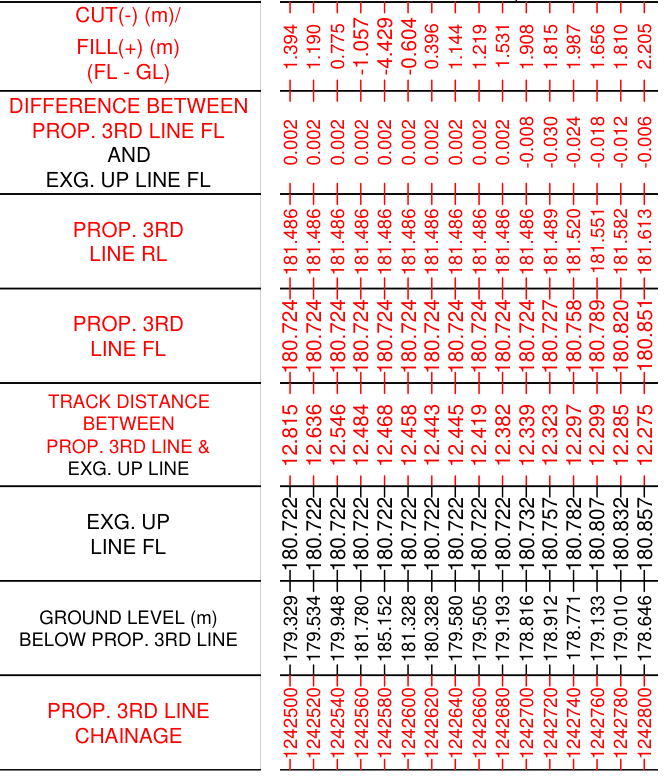
#> input picture runpod/examples/r_s100_rbands_1242660.png, 672 x 784 px; its folder holds only this picture in this run
$ python -i sheet_reader.py   (imports and definitions only)
#> lines starting #> are read from the running program, lines starting #| are printed output that depends on the picture
#> further down, picture is the input picture: PIL image 672x784 P; mean R, G, B 243.2, 225.9, 225.9
"""Read a whole Plan & L-Section sheet IMAGE (50-200 dpi) with the fine-tuned model.

A whole A0 sheet is far too large for the model to read in one image (at 1400 px wide its text is ~4 px
tall). So the reader does what a person would do with a magnifier:

  1. measures the image's dpi from the drawing's frame lines and brings it to the training scale (150 dpi),
     then checks the layout (layout.py): this drawing set's layout uses exactly the trained crops; another
     layout is read from the detected table rules, labels and column spacing, or reported as unreadable
  2. tiles the drawing into training-size crops and asks each "find all bridge callouts" (trained task)
  3. crops around each bridge callout + level block and asks "read the callout as JSON" (trained task)
  4. finds the L-section data bands, reads their chainage range once, then for each bridge crops the band
     columns around it (with the row labels, as in training), reads the two printed columns either side of the
     bridge chainage (trained task) and interpolates every row between them (y = y1 + (y2 - y1)/(x2 - x1) * (x - x1))
  5. reads the title block and the TBM table (found by their headings if they are not at the usual place)
  6. checks everything it read (band arithmetic, FL vs MIN FL REQ., level block vs bands) so misreads
     are flagged rather than passed on silently

The coordinates used below are PDF points of these drawings (A0, 3770 x 2384 pt); the image is mapped
onto them from its frame lines, so any dpi and small margins/offsets are handled.
"""
import json
import re

import numpy as np
from PIL import Image, ImageDraw

Z = 150 / 72                     # training scale: px per pt
TILE = 1008
# Tiles overlap by half a tile (242 pt): bigger than the largest callout (about 204 x 230 pt), so every
# callout lies wholly inside at least one tile.
STRIDE = 504
FRAME_L, FRAME_R = 46.8, 3731.8  # pt: outer frame lines of these sheets (left, right)
FRAME_T = 53.0                   # pt: outer frame line (top)
PITCH = 11.34                    # pt between data-band columns (one every 20 m)
COL_HALF = 5.55                  # pt: half a column's width + margin, cut in the gap between columns
ROWS_Y = (1863.0, 2236.0)        # pt: data-band rows (cut/fill ... chainage) incl. margin
DRAW_X, DRAW_Y = (45.0, 3165.0), (55.0, 1650.0)   # pt: plan + L-section profile, where callouts are printed
TITLE = (3175, 1868, 3740, 2335)
TBM = (3175, 490, 3740, 872)
ROW_ORDER = ["cut_fill", "fl_difference", "prop_rl", "prop_fl", "track_distance", "exg_up_fl", "ground_level", "chainage"]
RAIL = 0.762                     # note 5
TOL = 0.0025

Q_FIND = "Find all bridge callouts visible in this drawing crop and give their bounding boxes as JSON."
Q_BRIDGE = "Read the callout for bridge {bid} in this crop and return its details as JSON."
Q_RANGE = "Which chainages do the data bands in this crop cover?"
Q_BAND = "{name} is at chainage {ch}. Give the data-band values at the nearest column as JSON."
Q_TITLE = "Read the title block and return the sheet metadata as JSON."
Q_TBM = "Read the TBM details table and return every row as JSON."


# ---------------------------------------------------------------- parsing answers

# [8 lines left out: function parse_json, not called in this run]


def g(v):
    return f"{v:.3f}".rstrip("0").rstrip(".") if isinstance(v, (int, float)) else str(v)


# ---------------------------------------------------------------- image geometry

def lines(dark_profile, thr):
    xs = np.where(dark_profile > thr)[0]
    out = []
    for x in xs:
        if out and x - out[-1][-1] <= 2:
            out[-1].append(x)
        else:
            out.append([x])
    return [float(np.mean(l)) for l in out]


class Sheet:
    """The input image mapped onto the drawing's point coordinates at the training scale."""

    def __init__(self, img):
        img = img.convert("RGB")
        g0 = np.asarray(img.convert("L"))
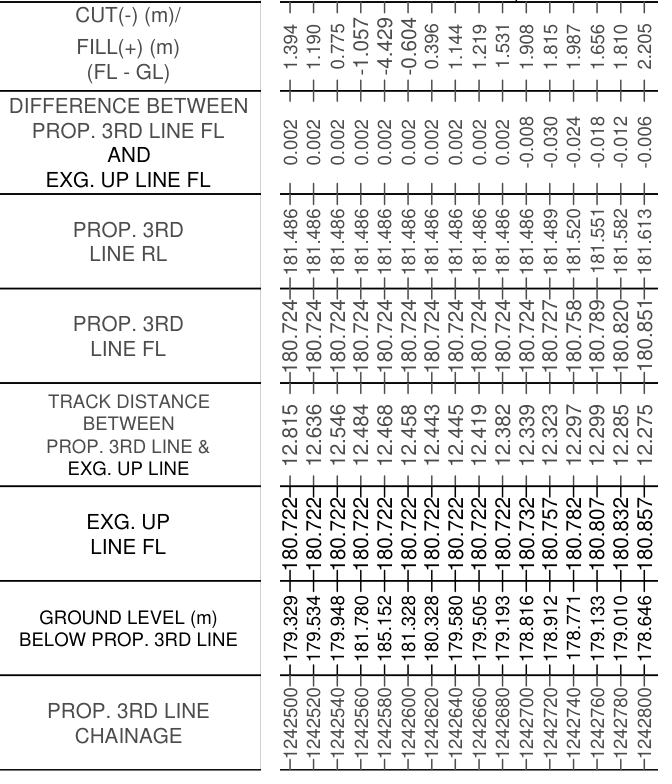
#> g0: shape (784, 672); min 0, max 255, mean 231.1
        h, w = g0.shape
#> h = 784; w = 672
        v = lines((g0[int(h * 0.3):int(h * 0.7)] < 140).mean(axis=0), 0.95)
#> in lines, `xs = np.where(dark_profile > thr)[0]`: xs = empty array
#> after the loop in lines, `for x in xs:`: out = []
#> v = []
        self.warnings = []
        if len(v) >= 2 and v[-1] - v[0] > w * 0.8:
            dpi = (v[-1] - v[0]) / (FRAME_R - FRAME_L) * 72
            left_px = v[0]
        else:                                   # no frame found: assume the whole sheet fills the image
            dpi = w / (3770 / 72)
#> dpi = 12.83
            left_px = FRAME_L * dpi / 72
#> left_px = 8.34
            self.warnings.append("The drawing frame was not found; the scale is estimated from the image width.")
        self.dpi = dpi
#> self.dpi = 12.83
        s = (150 / dpi)
#> s = 11.69
        self.img = img.resize((round(w * s), round(h * s)), Image.LANCZOS) if abs(s - 1) > 0.01 else img
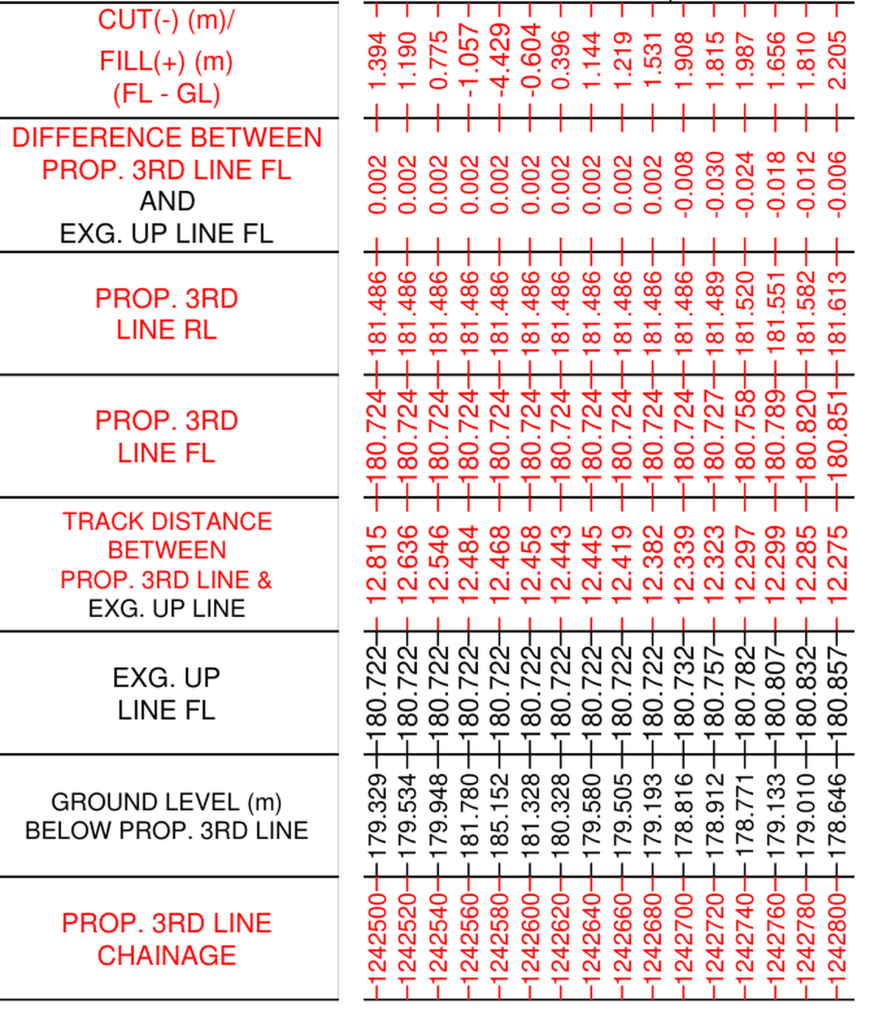
#> self.img: PIL image 7854x9163 RGB (shown at 1/9 size); mean R, G, B 242.9, 225.1, 225.1
        gw = np.asarray(self.img.convert("L"))
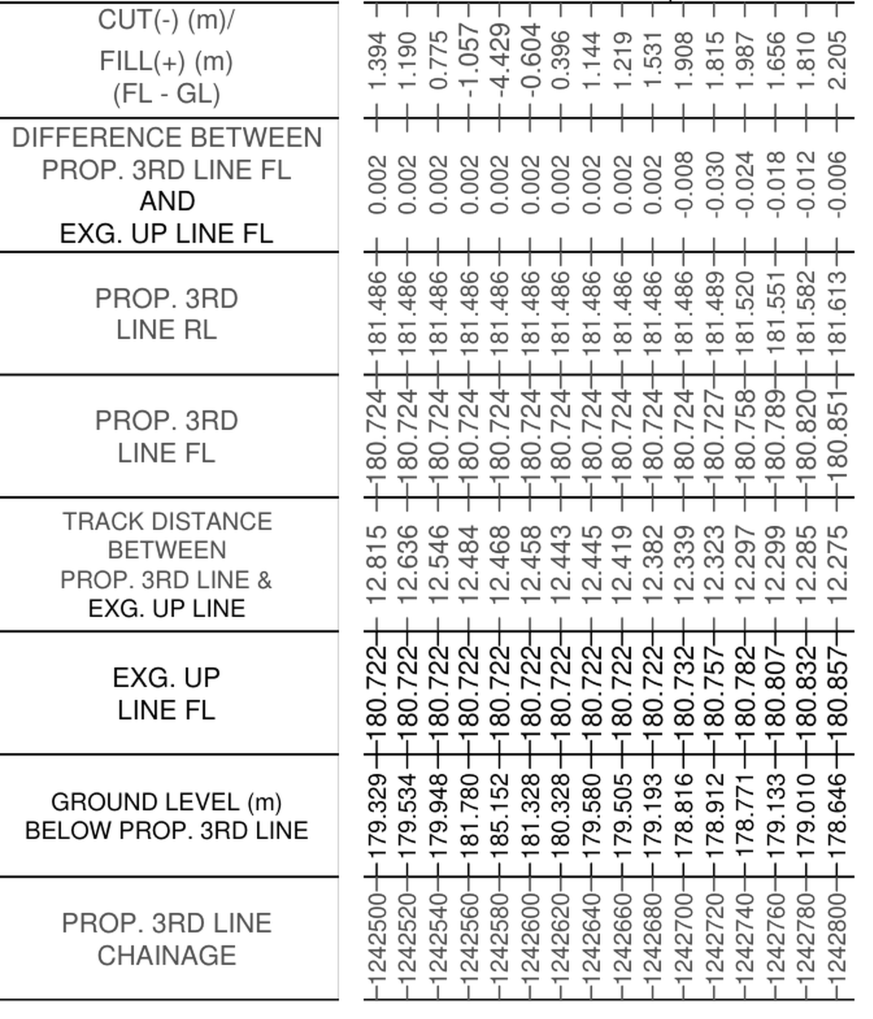
#> gw: shape (9163, 7854) (shown at 1/9 size); min 0, max 255, mean 230.4
        hz = lines((gw[:, int(gw.shape[1] * 0.1):int(gw.shape[1] * 0.8)] < 140).mean(axis=1), 0.6)
#> the loop in lines (call 2), `for x in xs:` made 202 passes
#> x on passes 1 to 3: 12, 13, 14
#> hz = [23, 1062, 2267, 3372.5, 4476, 5681.5, 6789, 7890, 8996.5]
        top_px = hz[0] if hz else FRAME_T * Z
#> top_px = 23
        self.dx = left_px * s - FRAME_L * Z     # px shift of this image against the drawing's coordinates
#> self.dx = -1.42e-14
        self.dy = top_px - FRAME_T * Z
#> self.dy = -87.42
        if dpi < 100:
            self.warnings.append(f"The image is about {dpi:.0f} dpi: text is only {9.9 * dpi / 72:.0f} px tall, "
                                 f"so expect misread digits (best at 150-200 dpi).")
        self.gray = gw
        self.z = Z                                # px per pt in self.img (the training scale)

    def px(self, x_pt, y_pt):
        return x_pt * Z + self.dx, y_pt * Z + self.dy

    # [9 lines left out: function crop, not called in this run]

    def band_table(self):
        """x of the band label strip's left/right borders and of the table's right end (points)."""
        y0, y1 = self.px(0, 1875)[1], self.px(0, 2215)[1]
#> y0 = 3818.8; y1 = 4527.2
        # Thin table rules turn light grey when a low-dpi image is scaled up, so count anything clearly
        # darker than the paper; a rule is a column that is "dark" over nearly the whole band height.
        xs = [(x - self.dx) / Z for x in lines((self.gray[int(y0):int(y1)] < 215).mean(axis=0), 0.9)]
#> xs = [1461.1]
        inner = [x for x in xs if 60 < x < 3170]
#> inner = [1461.1]
        if len(inner) < 3:
            return None
        return inner[0], inner[1], inner[-1]


# [7 lines left out: function pad28, not called in this run]


# ---------------------------------------------------------------- reading

class Reader:
    def __init__(self, model, log=print):
        self.model = model          # anything with ask(images, question) -> str (runpod/app.py Model)
        self.log = log

    def ask(self, imgs, q, meta):
        return self.model.ask(imgs, q, meta=meta) if getattr(self.model, "wants_meta", False) else self.model.ask(imgs, q)

    # 1-2: find bridges
    # [226 lines left out: functions find_bridges, read_bridge, band_image, band_range, band_layout, read_column and 3 more, not called in this run]


# ---------------------------------------------------------------- layout verdict (warn instead of guessing)

LEVELS_OF_TRUST = ["low", "medium", "high"]


# [106 lines left out: functions band_adds_up, verdict, band_columns, band_values, check_bridge, overlay, not called in this run]

>>> from PIL import Image
>>> picture = Image.open('examples/r_s100_rbands_1242660.png')
>>> result = Sheet(picture).band_table()

$ run again, on runpod/examples/r_s100_rbr560.png
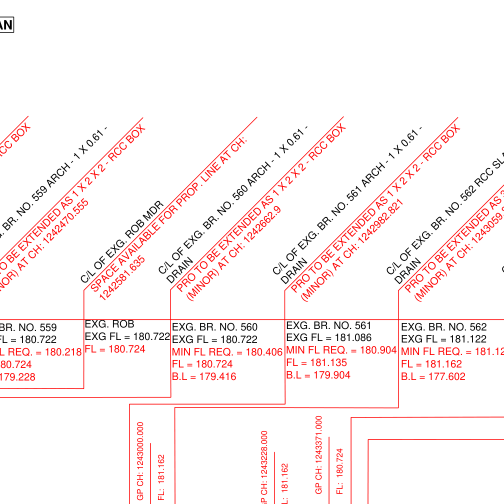
#> input picture runpod/examples/r_s100_rbr560.png, 1008 x 1008 px (shown at 1/2 size)
#> picture is the input picture: PIL image 1008x1008 P; mean R, G, B 251.4, 242.9, 242.9
#> in __init__, `g0 = np.asarray(img.convert("L"))`:
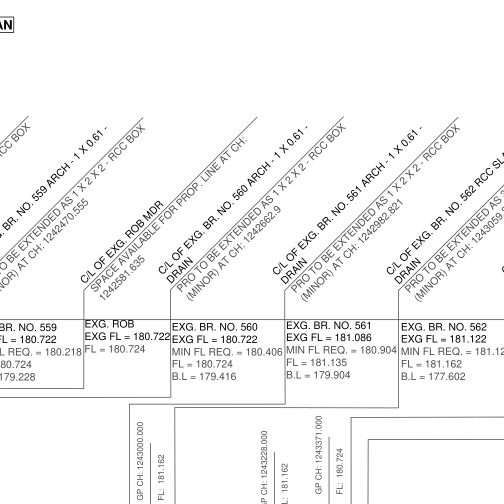
#> g0: shape (1008, 1008) (shown at 1/2 size); min 0, max 255, mean 245.5
#> in lines, `xs = np.where(dark_profile > thr)[0]`: xs = empty array
#> after the loop in lines, `for x in xs:`: out = []
#> in __init__, `gw = np.asarray(self.img.convert("L"))`:
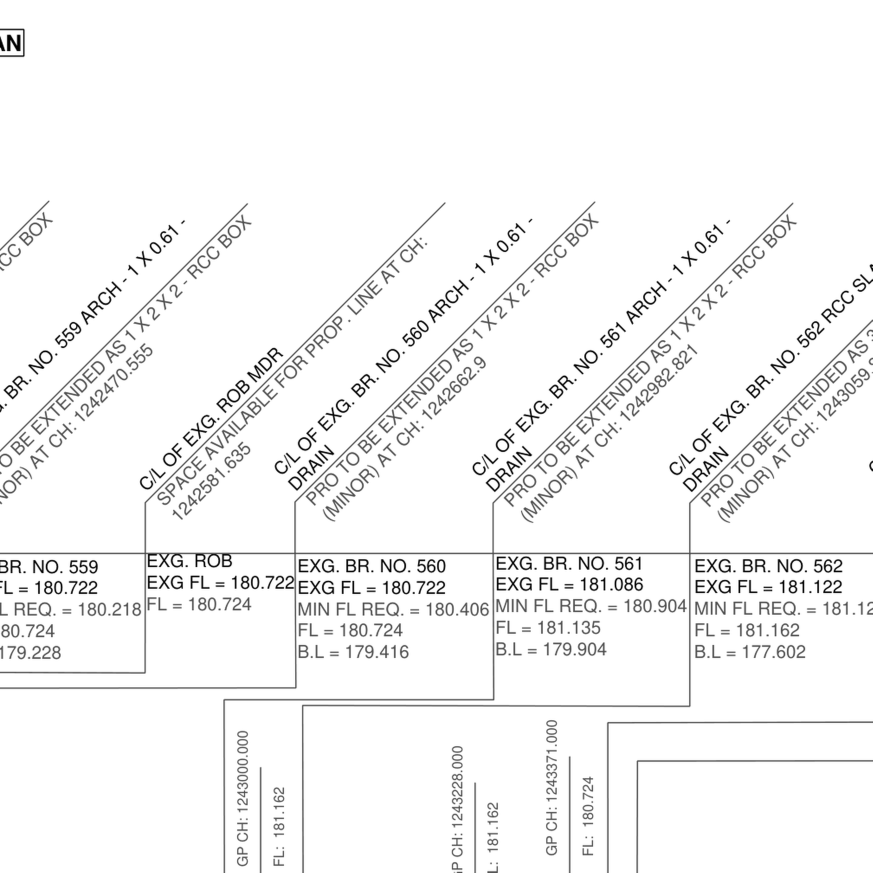
#> gw: shape (7854, 7854) (shown at 1/9 size); min 0, max 255, mean 245.2
#> the loop in lines (call 2), `for x in xs:` made 12 passes
#> x on passes 1 to 8: 4977, 4978, 4979, 4980, 4981, 4982, 4983, 4984
#> hz = [4981, 6352]
#> top_px = 4981
#> self.dy = 4870.6
#> y0 = 8776.8; y1 = 9485.2
#> in band_table, `xs = [(x - self.dx) / Z for x in lines((self.gray[int(y0):int(y1)] < 2..`: xs = []

$ run again, on runpod/examples/r_s100_rcv1240767.png
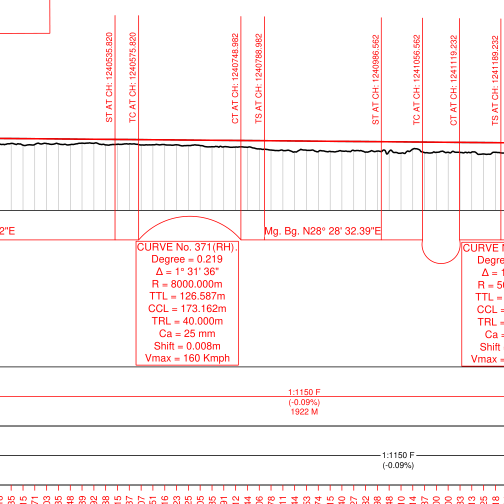
#> input picture runpod/examples/r_s100_rcv1240767.png, 1008 x 1008 px (shown at 1/2 size)
#> picture is the input picture: PIL image 1008x1008 P; mean R, G, B 251.6, 243.6, 243.6
#> in __init__, `g0 = np.asarray(img.convert("L"))`:
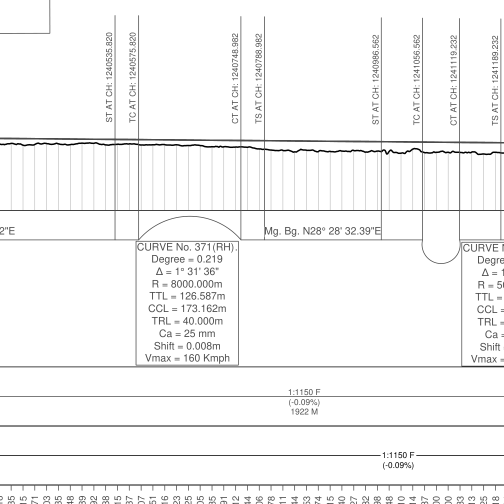
#> g0: shape (1008, 1008) (shown at 1/2 size); min 0, max 255, mean 246
#> in lines, `xs = np.where(dark_profile > thr)[0]`: xs = empty array
#> after the loop in lines, `for x in xs:`: out = []
#> in __init__, `gw = np.asarray(self.img.convert("L"))`:
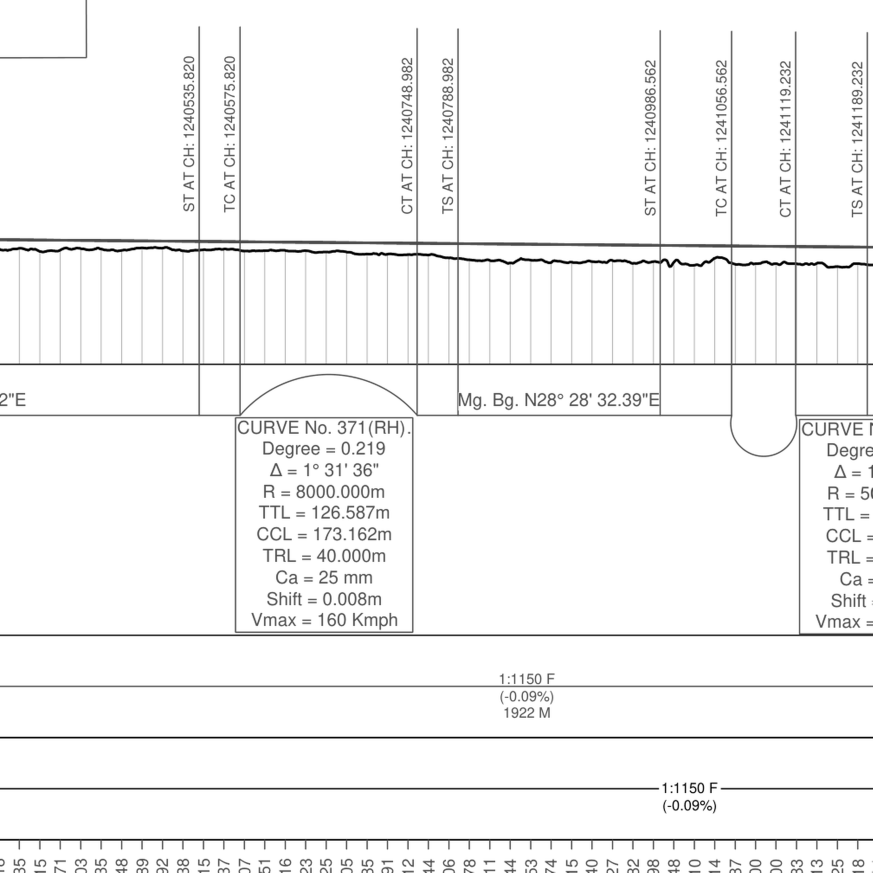
#> gw: shape (7854, 7854) (shown at 1/9 size); min 0, max 255, mean 245.6
#> the loop in lines (call 2), `for x in xs:` made 91 passes
#> x on passes 1 to 8: 3272, 3273, 3274, 3275, 3276, 3277, 3278, 3279
#> hz = [3278, 3737.5, 5717, 6176.5, 6638, 7097.5, 7557.5]
#> top_px = 3278
#> self.dy = 3167.6
#> y0 = 7073.8; y1 = 7782.2
#> in band_table, `xs = [(x - self.dx) / Z for x in lines((self.gray[int(y0):int(y1)] < 2..`: xs = []
